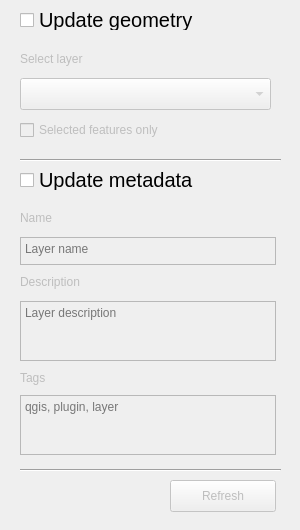
<?xml version="1.0" encoding="UTF-8"?>
<ui version="4.0">
 <class>GisCartaQGISDialogBase</class>
 <widget class="QDialog" name="GisCartaQGISDialogBase">
  <property name="windowModality">
   <enum>Qt::ApplicationModal</enum>
  </property>
  <property name="geometry">
   <rect>
    <x>0</x>
    <y>0</y>
    <width>300</width>
    <height>530</height>
   </rect>
  </property>
  <property name="minimumSize">
   <size>
    <width>300</width>
    <height>530</height>
   </size>
  </property>
  <property name="maximumSize">
   <size>
    <width>300</width>
    <height>430</height>
   </size>
  </property>
  <property name="windowTitle">
   <string>GisCarta - Edit data</string>
  </property>
  <widget class="QgsMapLayerComboBox" name="map_layers_cb">
   <property name="enabled">
    <bool>false</bool>
   </property>
   <property name="geometry">
    <rect>
     <x>20</x>
     <y>78</y>
     <width>251</width>
     <height>32</height>
    </rect>
   </property>
   <property name="sizePolicy">
    <sizepolicy hsizetype="Expanding" vsizetype="Expanding">
     <horstretch>0</horstretch>
     <verstretch>0</verstretch>
    </sizepolicy>
   </property>
   <property name="minimumSize">
    <size>
     <width>200</width>
     <height>0</height>
    </size>
   </property>
  </widget>
  <widget class="QLabel" name="layer_label">
   <property name="enabled">
    <bool>false</bool>
   </property>
   <property name="geometry">
    <rect>
     <x>20</x>
     <y>51</y>
     <width>175</width>
     <height>16</height>
    </rect>
   </property>
   <property name="maximumSize">
    <size>
     <width>16777215</width>
     <height>20</height>
    </size>
   </property>
   <property name="layoutDirection">
    <enum>Qt::LeftToRight</enum>
   </property>
   <property name="text">
    <string>Select layer</string>
   </property>
   <property name="alignment">
    <set>Qt::AlignLeading|Qt::AlignLeft|Qt::AlignVCenter</set>
   </property>
  </widget>
  <widget class="QLabel" name="name_label">
   <property name="enabled">
    <bool>false</bool>
   </property>
   <property name="geometry">
    <rect>
     <x>20</x>
     <y>210</y>
     <width>61</width>
     <height>16</height>
    </rect>
   </property>
   <property name="maximumSize">
    <size>
     <width>16777215</width>
     <height>20</height>
    </size>
   </property>
   <property name="text">
    <string>Name</string>
   </property>
   <property name="alignment">
    <set>Qt::AlignLeading|Qt::AlignLeft|Qt::AlignVCenter</set>
   </property>
  </widget>
  <widget class="QLabel" name="description_label">
   <property name="enabled">
    <bool>false</bool>
   </property>
   <property name="geometry">
    <rect>
     <x>20</x>
     <y>274</y>
     <width>71</width>
     <height>16</height>
    </rect>
   </property>
   <property name="maximumSize">
    <size>
     <width>16777215</width>
     <height>20</height>
    </size>
   </property>
   <property name="text">
    <string>Description</string>
   </property>
   <property name="alignment">
    <set>Qt::AlignLeading|Qt::AlignLeft|Qt::AlignVCenter</set>
   </property>
  </widget>
  <widget class="QLabel" name="tags_label">
   <property name="enabled">
    <bool>false</bool>
   </property>
   <property name="geometry">
    <rect>
     <x>20</x>
     <y>370</y>
     <width>29</width>
     <height>16</height>
    </rect>
   </property>
   <property name="maximumSize">
    <size>
     <width>16777215</width>
     <height>20</height>
    </size>
   </property>
   <property name="text">
    <string>Tags</string>
   </property>
   <property name="alignment">
    <set>Qt::AlignLeading|Qt::AlignLeft|Qt::AlignVCenter</set>
   </property>
  </widget>
  <widget class="QCheckBox" name="checkBox_selected">
   <property name="enabled">
    <bool>false</bool>
   </property>
   <property name="geometry">
    <rect>
     <x>20</x>
     <y>120</y>
     <width>161</width>
     <height>20</height>
    </rect>
   </property>
   <property name="text">
    <string>Selected features only</string>
   </property>
  </widget>
  <widget class="QTextEdit" name="text_name">
   <property name="enabled">
    <bool>false</bool>
   </property>
   <property name="geometry">
    <rect>
     <x>20</x>
     <y>237</y>
     <width>256</width>
     <height>28</height>
    </rect>
   </property>
   <property name="minimumSize">
    <size>
     <width>0</width>
     <height>28</height>
    </size>
   </property>
   <property name="maximumSize">
    <size>
     <width>16777215</width>
     <height>28</height>
    </size>
   </property>
   <property name="placeholderText">
    <string>Layer name</string>
   </property>
  </widget>
  <widget class="QTextEdit" name="text_description">
   <property name="enabled">
    <bool>false</bool>
   </property>
   <property name="geometry">
    <rect>
     <x>20</x>
     <y>301</y>
     <width>256</width>
     <height>60</height>
    </rect>
   </property>
   <property name="maximumSize">
    <size>
     <width>16777215</width>
     <height>60</height>
    </size>
   </property>
   <property name="placeholderText">
    <string>Layer description</string>
   </property>
  </widget>
  <widget class="QTextEdit" name="text_tags">
   <property name="enabled">
    <bool>false</bool>
   </property>
   <property name="geometry">
    <rect>
     <x>20</x>
     <y>395</y>
     <width>256</width>
     <height>60</height>
    </rect>
   </property>
   <property name="maximumSize">
    <size>
     <width>16777215</width>
     <height>60</height>
    </size>
   </property>
   <property name="placeholderText">
    <string>qgis, plugin, layer </string>
   </property>
  </widget>
  <widget class="QPushButton" name="edit_layer_button">
   <property name="enabled">
    <bool>false</bool>
   </property>
   <property name="geometry">
    <rect>
     <x>170</x>
     <y>480</y>
     <width>106</width>
     <height>32</height>
    </rect>
   </property>
   <property name="cursor">
    <cursorShape>PointingHandCursor</cursorShape>
   </property>
   <property name="text">
    <string>Refresh</string>
   </property>
  </widget>
  <widget class="QCheckBox" name="checkBox_update_geom">
   <property name="geometry">
    <rect>
     <x>20</x>
     <y>10</y>
     <width>191</width>
     <height>20</height>
    </rect>
   </property>
   <property name="font">
    <font>
     <pointsize>15</pointsize>
    </font>
   </property>
   <property name="text">
    <string>Update geometry</string>
   </property>
  </widget>
  <widget class="QCheckBox" name="checkBox_update_meta">
   <property name="geometry">
    <rect>
     <x>20</x>
     <y>170</y>
     <width>191</width>
     <height>20</height>
    </rect>
   </property>
   <property name="font">
    <font>
     <pointsize>15</pointsize>
    </font>
   </property>
   <property name="text">
    <string>Update metadata</string>
   </property>
  </widget>
  <widget class="Line" name="line">
   <property name="geometry">
    <rect>
     <x>20</x>
     <y>150</y>
     <width>261</width>
     <height>20</height>
    </rect>
   </property>
   <property name="orientation">
    <enum>Qt::Horizontal</enum>
   </property>
  </widget>
  <widget class="Line" name="line_2">
   <property name="geometry">
    <rect>
     <x>20</x>
     <y>460</y>
     <width>261</width>
     <height>20</height>
    </rect>
   </property>
   <property name="orientation">
    <enum>Qt::Horizontal</enum>
   </property>
  </widget>
 </widget>
 <customwidgets>
  <customwidget>
   <class>QgsMapLayerComboBox</class>
   <extends>QComboBox</extends>
   <header>qgsmaplayercombobox.h</header>
  </customwidget>
 </customwidgets>
 <resources/>
 <connections/>
</ui>
